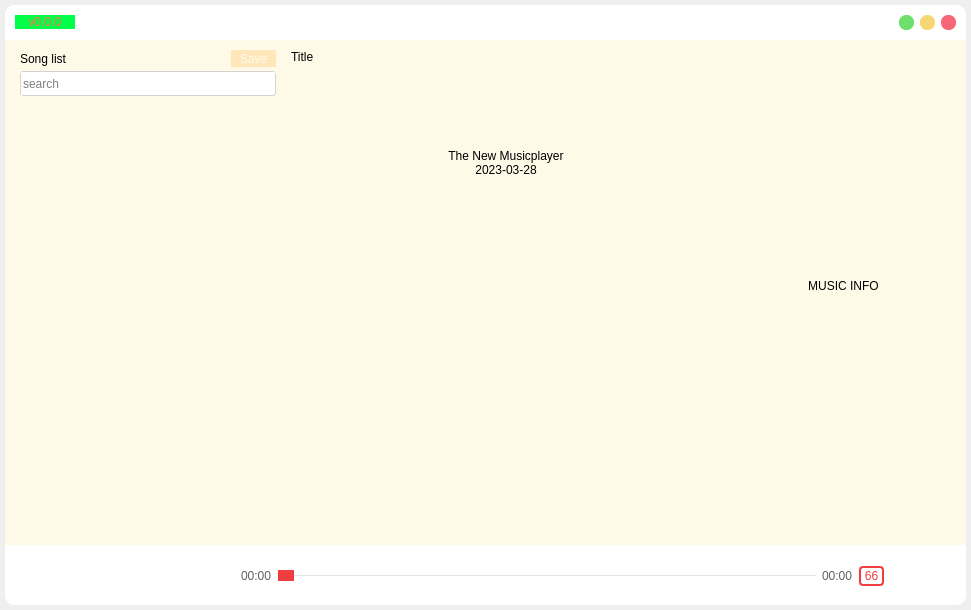
<?xml version="1.0" encoding="UTF-8"?>
<ui version="4.0">
 <author>Nagisa</author>
 <class>MainWindow</class>
 <widget class="QMainWindow" name="MainWindow">
  <property name="geometry">
   <rect>
    <x>0</x>
    <y>0</y>
    <width>971</width>
    <height>610</height>
   </rect>
  </property>
  <property name="windowTitle">
   <string>The New Musicplayer</string>
  </property>
  <property name="windowIcon">
   <iconset resource="resource.qrc">
    <normaloff>:/images/images/music.png</normaloff>:/images/images/music.png</iconset>
  </property>
  <widget class="QWidget" name="centralwidget">
   <layout class="QHBoxLayout" name="horizontalLayout_9">
    <property name="spacing">
     <number>0</number>
    </property>
    <property name="leftMargin">
     <number>5</number>
    </property>
    <property name="topMargin">
     <number>5</number>
    </property>
    <property name="rightMargin">
     <number>5</number>
    </property>
    <property name="bottomMargin">
     <number>5</number>
    </property>
    <item>
     <widget class="QWidget" name="widget" native="true">
      <property name="focusPolicy">
       <enum>Qt::StrongFocus</enum>
      </property>
      <property name="styleSheet">
       <string notr="true">QWidget#widget{
	background:rgb(255, 250, 232);
	border-top-right-radius:10px;
	border-bottom-right-radius:10px;
    border-top-left-radius:10px;
    border-bottom-left-radius:10px;
}

QListWidget{
	font: 9pt &quot;霞鹜文楷&quot;;
	background:rgb(255, 250, 232);
}

QScrollBar:vertical{
    width:8px;
    border:none;
    background:rgba(0,0,0,0%);
    margin:0px,0px,0px,0px;
    padding-top:9px;
    padding-bottom:9px;
}

QScrollBar::handle:vertical{
    width:8px;
    background:rgba(0,0,0,25%);
    border-radius:4px;
    min-height:20;
}

QScrollBar::handle:vertical:hover
{
    width:8px;
    background:rgba(0,0,0,50%);
    border-radius:4px;
    min-height:20;
}
QScrollBar::add-page:vertical{
    background-color:rgb(255, 250, 232);
    height: 0px;
}
QScrollBar::sub-page:vertical{
    background-color:rgb(255, 250, 232);
}
QScrollBar::add-line:vertical
{
    height:9px;width:8px;
	image: url(:/icon/images/arrow-down-bold.png);
    subcontrol-position:bottom;
}
QScrollBar::sub-line:vertical
{
    height:9px;width:8px;
    image: url(:/icon/images/arrow-up-bold.png);
    subcontrol-position:top;
}</string>
      </property>
      <layout class="QVBoxLayout" name="verticalLayout_5">
       <property name="spacing">
        <number>0</number>
       </property>
       <property name="leftMargin">
        <number>0</number>
       </property>
       <property name="topMargin">
        <number>0</number>
       </property>
       <property name="rightMargin">
        <number>0</number>
       </property>
       <property name="bottomMargin">
        <number>0</number>
       </property>
       <item>
        <widget class="QWidget" name="widget_top" native="true">
         <property name="minimumSize">
          <size>
           <width>0</width>
           <height>35</height>
          </size>
         </property>
         <property name="maximumSize">
          <size>
           <width>16777215</width>
           <height>35</height>
          </size>
         </property>
         <property name="mouseTracking">
          <bool>false</bool>
         </property>
         <property name="styleSheet">
          <string notr="true">QWidget#widget_top{
    background:rgb(255, 255, 255);
	border-top-right-radius:10px;
    border-top-left-radius:10px;
}</string>
         </property>
         <layout class="QHBoxLayout" name="horizontalLayout_3">
          <property name="spacing">
           <number>7</number>
          </property>
          <property name="leftMargin">
           <number>10</number>
          </property>
          <property name="topMargin">
           <number>0</number>
          </property>
          <property name="rightMargin">
           <number>10</number>
          </property>
          <property name="bottomMargin">
           <number>0</number>
          </property>
          <item>
           <widget class="QPushButton" name="pushButton_update">
            <property name="sizePolicy">
             <sizepolicy hsizetype="Minimum" vsizetype="Fixed">
              <horstretch>0</horstretch>
              <verstretch>0</verstretch>
             </sizepolicy>
            </property>
            <property name="minimumSize">
             <size>
              <width>60</width>
              <height>0</height>
             </size>
            </property>
            <property name="maximumSize">
             <size>
              <width>50</width>
              <height>16777215</height>
             </size>
            </property>
            <property name="cursor">
             <cursorShape>PointingHandCursor</cursorShape>
            </property>
            <property name="focusPolicy">
             <enum>Qt::NoFocus</enum>
            </property>
            <property name="styleSheet">
             <string notr="true">QPushButton{
	background:rgb(0, 255, 72);
	border-radius:10px;
	font: 9pt &quot;微软雅黑&quot;;
	color: #ff7043;
}
QPushButton:hover{
	background:#24f5f2;
}
</string>
            </property>
            <property name="text">
             <string>v0.0.0</string>
            </property>
           </widget>
          </item>
          <item>
           <spacer name="horizontalSpacer">
            <property name="orientation">
             <enum>Qt::Horizontal</enum>
            </property>
            <property name="sizeHint" stdset="0">
             <size>
              <width>40</width>
              <height>20</height>
             </size>
            </property>
           </spacer>
          </item>
          <item>
           <layout class="QHBoxLayout" name="horizontalLayout_lights_btn">
            <property name="spacing">
             <number>6</number>
            </property>
            <item>
             <widget class="QPushButton" name="pushButton_green">
              <property name="minimumSize">
               <size>
                <width>15</width>
                <height>15</height>
               </size>
              </property>
              <property name="maximumSize">
               <size>
                <width>15</width>
                <height>15</height>
               </size>
              </property>
              <property name="cursor">
               <cursorShape>PointingHandCursor</cursorShape>
              </property>
              <property name="focusPolicy">
               <enum>Qt::NoFocus</enum>
              </property>
              <property name="styleSheet">
               <string notr="true">QPushButton{background:#6DDF6D;border-radius:7px;}QPushButton:hover{background:green;}</string>
              </property>
              <property name="text">
               <string/>
              </property>
             </widget>
            </item>
            <item>
             <widget class="QPushButton" name="pushButton_yellow">
              <property name="minimumSize">
               <size>
                <width>15</width>
                <height>15</height>
               </size>
              </property>
              <property name="maximumSize">
               <size>
                <width>15</width>
                <height>15</height>
               </size>
              </property>
              <property name="cursor">
               <cursorShape>PointingHandCursor</cursorShape>
              </property>
              <property name="focusPolicy">
               <enum>Qt::NoFocus</enum>
              </property>
              <property name="styleSheet">
               <string notr="true">QPushButton{background:#F7D674;border-radius:7px;}
QPushButton:hover{background:yellow;}</string>
              </property>
              <property name="text">
               <string/>
              </property>
             </widget>
            </item>
            <item>
             <widget class="QPushButton" name="pushButton_red">
              <property name="minimumSize">
               <size>
                <width>15</width>
                <height>15</height>
               </size>
              </property>
              <property name="maximumSize">
               <size>
                <width>15</width>
                <height>15</height>
               </size>
              </property>
              <property name="cursor">
               <cursorShape>PointingHandCursor</cursorShape>
              </property>
              <property name="focusPolicy">
               <enum>Qt::NoFocus</enum>
              </property>
              <property name="styleSheet">
               <string notr="true">QPushButton{background:#F76677;border-radius:7px;}QPushButton:hover{background:red;}</string>
              </property>
              <property name="text">
               <string/>
              </property>
             </widget>
            </item>
           </layout>
          </item>
         </layout>
        </widget>
       </item>
       <item>
        <layout class="QHBoxLayout" name="horizontalLayout_body" stretch="0,4,2">
         <property name="spacing">
          <number>15</number>
         </property>
         <property name="leftMargin">
          <number>15</number>
         </property>
         <property name="topMargin">
          <number>10</number>
         </property>
         <property name="rightMargin">
          <number>15</number>
         </property>
         <property name="bottomMargin">
          <number>10</number>
         </property>
         <item>
          <layout class="QVBoxLayout" name="verticalLayout_musiclist" stretch="1,1,10,1">
           <property name="spacing">
            <number>4</number>
           </property>
           <item>
            <layout class="QHBoxLayout" name="horizontalLayout_save_btn" stretch="8,4">
             <item>
              <widget class="QLabel" name="label_list_name">
               <property name="enabled">
                <bool>true</bool>
               </property>
               <property name="sizePolicy">
                <sizepolicy hsizetype="Minimum" vsizetype="Preferred">
                 <horstretch>0</horstretch>
                 <verstretch>0</verstretch>
                </sizepolicy>
               </property>
               <property name="styleSheet">
                <string notr="true">font: 10pt &quot;霞鹜文楷&quot;;</string>
               </property>
               <property name="text">
                <string>Song list</string>
               </property>
              </widget>
             </item>
             <item>
              <widget class="QPushButton" name="pushButton_save_to_playlist">
               <property name="sizePolicy">
                <sizepolicy hsizetype="Fixed" vsizetype="Fixed">
                 <horstretch>0</horstretch>
                 <verstretch>0</verstretch>
                </sizepolicy>
               </property>
               <property name="minimumSize">
                <size>
                 <width>45</width>
                 <height>0</height>
                </size>
               </property>
               <property name="maximumSize">
                <size>
                 <width>45</width>
                 <height>17</height>
                </size>
               </property>
               <property name="cursor">
                <cursorShape>PointingHandCursor</cursorShape>
               </property>
               <property name="focusPolicy">
                <enum>Qt::NoFocus</enum>
               </property>
               <property name="styleSheet">
                <string notr="true">QPushButton{
	background:#ffe7ba;
	border-radius:0px;
	font: 9pt &quot;微软雅黑&quot;;
	color: rgb(255, 250, 232);
}
QPushButton:hover{
	background:#ffa940;
}
</string>
               </property>
               <property name="text">
                <string>Save</string>
               </property>
              </widget>
             </item>
            </layout>
           </item>
           <item>
            <widget class="QLineEdit" name="lineEdit">
             <property name="sizePolicy">
              <sizepolicy hsizetype="Expanding" vsizetype="Fixed">
               <horstretch>0</horstretch>
               <verstretch>0</verstretch>
              </sizepolicy>
             </property>
             <property name="maximumSize">
              <size>
               <width>16777215</width>
               <height>25</height>
              </size>
             </property>
             <property name="focusPolicy">
              <enum>Qt::ClickFocus</enum>
             </property>
             <property name="styleSheet">
              <string notr="true">QLineEdit{
	border:1px groove lightgray;
	border-radius:2px;
	font: 9pt &quot;霞鹜文楷&quot;;
}</string>
             </property>
             <property name="text">
              <string/>
             </property>
             <property name="placeholderText">
              <string>search</string>
             </property>
            </widget>
           </item>
           <item>
            <widget class="QListWidget" name="listWidget">
             <property name="focusPolicy">
              <enum>Qt::NoFocus</enum>
             </property>
             <property name="styleSheet">
              <string notr="true">QListView::item:hover {
	background-color: #fff7e6;
	border-left: 3px solid #ff441a;
}
QListView::item:selected {
	background-color: #fff3e0;
	border-left: 3px solid #c92a2a;
}
QListView::item {
	border-bottom: 1px solid #e4e4e4;
}</string>
             </property>
             <property name="frameShape">
              <enum>QFrame::NoFrame</enum>
             </property>
             <property name="frameShadow">
              <enum>QFrame::Sunken</enum>
             </property>
             <property name="horizontalScrollBarPolicy">
              <enum>Qt::ScrollBarAlwaysOff</enum>
             </property>
             <property name="horizontalScrollMode">
              <enum>QAbstractItemView::ScrollPerItem</enum>
             </property>
            </widget>
           </item>
           <item>
            <widget class="QPushButton" name="pushButton_song_find">
             <property name="sizePolicy">
              <sizepolicy hsizetype="Minimum" vsizetype="Fixed">
               <horstretch>0</horstretch>
               <verstretch>0</verstretch>
              </sizepolicy>
             </property>
             <property name="maximumSize">
              <size>
               <width>16777215</width>
               <height>15</height>
              </size>
             </property>
             <property name="cursor">
              <cursorShape>PointingHandCursor</cursorShape>
             </property>
             <property name="focusPolicy">
              <enum>Qt::NoFocus</enum>
             </property>
             <property name="styleSheet">
              <string notr="true">QPushButton{
	image: url(:/icon/images/arrow-up-bold.png);
}</string>
             </property>
             <property name="text">
              <string/>
             </property>
             <property name="flat">
              <bool>true</bool>
             </property>
            </widget>
           </item>
          </layout>
         </item>
         <item>
          <layout class="QVBoxLayout" name="verticalLayout_lrc">
           <item>
            <widget class="QLabel" name="label_name">
             <property name="styleSheet">
              <string notr="true">font: 13pt &quot;微软雅黑&quot;;</string>
             </property>
             <property name="text">
              <string>Title</string>
             </property>
            </widget>
           </item>
           <item>
            <widget class="QListWidget" name="listWidget_2">
             <property name="cursor" stdset="0">
              <cursorShape>ArrowCursor</cursorShape>
             </property>
             <property name="focusPolicy">
              <enum>Qt::NoFocus</enum>
             </property>
             <property name="styleSheet">
              <string notr="true">QListView::item:hover {
	background-color: #fff7e6;
}
QListView::item:selected {
	background-color: #fff3e0;
}</string>
             </property>
             <property name="locale">
              <locale language="Chinese" country="HongKong"/>
             </property>
             <property name="frameShape">
              <enum>QFrame::NoFrame</enum>
             </property>
             <item>
              <property name="text">
               <string/>
              </property>
             </item>
             <item>
              <property name="text">
               <string/>
              </property>
             </item>
             <item>
              <property name="text">
               <string/>
              </property>
             </item>
             <item>
              <property name="text">
               <string/>
              </property>
             </item>
             <item>
              <property name="text">
               <string/>
              </property>
             </item>
             <item>
              <property name="text">
               <string>The New Musicplayer</string>
              </property>
              <property name="font">
               <font>
                <bold>false</bold>
               </font>
              </property>
              <property name="textAlignment">
               <set>AlignCenter</set>
              </property>
             </item>
             <item>
              <property name="text">
               <string>2023-03-28</string>
              </property>
              <property name="textAlignment">
               <set>AlignCenter</set>
              </property>
             </item>
             <item>
              <property name="text">
               <string/>
              </property>
             </item>
             <item>
              <property name="text">
               <string/>
              </property>
             </item>
             <item>
              <property name="text">
               <string/>
              </property>
             </item>
             <item>
              <property name="text">
               <string/>
              </property>
             </item>
             <item>
              <property name="text">
               <string/>
              </property>
             </item>
            </widget>
           </item>
          </layout>
         </item>
         <item alignment="Qt::AlignVCenter">
          <widget class="QWidget" name="widget_info" native="true">
           <layout class="QVBoxLayout" name="verticalLayout_4">
            <property name="spacing">
             <number>2</number>
            </property>
            <property name="leftMargin">
             <number>0</number>
            </property>
            <property name="topMargin">
             <number>0</number>
            </property>
            <property name="rightMargin">
             <number>0</number>
            </property>
            <property name="bottomMargin">
             <number>0</number>
            </property>
            <item>
             <layout class="QHBoxLayout" name="horizontalLayout_pic">
              <property name="leftMargin">
               <number>5</number>
              </property>
              <property name="topMargin">
               <number>5</number>
              </property>
              <property name="rightMargin">
               <number>5</number>
              </property>
              <property name="bottomMargin">
               <number>5</number>
              </property>
              <item>
               <widget class="QWidget" name="widget_pic" native="true">
                <property name="minimumSize">
                 <size>
                  <width>170</width>
                  <height>170</height>
                 </size>
                </property>
                <property name="maximumSize">
                 <size>
                  <width>170</width>
                  <height>170</height>
                 </size>
                </property>
                <widget class="QLabel" name="label_pic_under">
                 <property name="geometry">
                  <rect>
                   <x>0</x>
                   <y>0</y>
                   <width>170</width>
                   <height>170</height>
                  </rect>
                 </property>
                 <property name="minimumSize">
                  <size>
                   <width>170</width>
                   <height>170</height>
                  </size>
                 </property>
                 <property name="maximumSize">
                  <size>
                   <width>170</width>
                   <height>170</height>
                  </size>
                 </property>
                 <property name="frameShape">
                  <enum>QFrame::NoFrame</enum>
                 </property>
                 <property name="text">
                  <string/>
                 </property>
                 <property name="pixmap">
                  <pixmap resource="resource.qrc">:/images/images/skadi.jpg</pixmap>
                 </property>
                 <property name="scaledContents">
                  <bool>true</bool>
                 </property>
                </widget>
                <widget class="QLabel" name="label_pic">
                 <property name="geometry">
                  <rect>
                   <x>0</x>
                   <y>0</y>
                   <width>170</width>
                   <height>170</height>
                  </rect>
                 </property>
                 <property name="minimumSize">
                  <size>
                   <width>170</width>
                   <height>170</height>
                  </size>
                 </property>
                 <property name="maximumSize">
                  <size>
                   <width>170</width>
                   <height>170</height>
                  </size>
                 </property>
                 <property name="frameShape">
                  <enum>QFrame::NoFrame</enum>
                 </property>
                 <property name="text">
                  <string/>
                 </property>
                 <property name="pixmap">
                  <pixmap resource="resource.qrc">:/images/images/skadi.jpg</pixmap>
                 </property>
                 <property name="scaledContents">
                  <bool>true</bool>
                 </property>
                </widget>
               </widget>
              </item>
             </layout>
            </item>
            <item>
             <widget class="QLabel" name="label_info">
              <property name="styleSheet">
               <string notr="true">font: 8pt &quot;微软雅黑&quot;;</string>
              </property>
              <property name="text">
               <string>MUSIC INFO</string>
              </property>
              <property name="alignment">
               <set>Qt::AlignCenter</set>
              </property>
             </widget>
            </item>
            <item>
             <layout class="QHBoxLayout" name="horizontalLayout">
              <property name="spacing">
               <number>0</number>
              </property>
              <item>
               <widget class="QListWidget" name="listWidget_3">
                <property name="focusPolicy">
                 <enum>Qt::NoFocus</enum>
                </property>
                <property name="styleSheet">
                 <string notr="true">QListView::item:hover {
	background-color: transparent;
	border-left: 3px solid #ff441a;
}
QListView::item:selected {
	background-color: transparent;
}</string>
                </property>
                <property name="frameShape">
                 <enum>QFrame::NoFrame</enum>
                </property>
                <property name="horizontalScrollBarPolicy">
                 <enum>Qt::ScrollBarAlwaysOff</enum>
                </property>
                <item>
                 <property name="text">
                  <string/>
                 </property>
                </item>
                <item>
                 <property name="text">
                  <string/>
                 </property>
                </item>
                <item>
                 <property name="text">
                  <string/>
                 </property>
                </item>
                <item>
                 <property name="text">
                  <string/>
                 </property>
                </item>
                <item>
                 <property name="text">
                  <string/>
                 </property>
                </item>
               </widget>
              </item>
             </layout>
            </item>
           </layout>
          </widget>
         </item>
        </layout>
       </item>
       <item>
        <widget class="QWidget" name="widget_bottom" native="true">
         <property name="minimumSize">
          <size>
           <width>0</width>
           <height>60</height>
          </size>
         </property>
         <property name="maximumSize">
          <size>
           <width>16777215</width>
           <height>60</height>
          </size>
         </property>
         <property name="styleSheet">
          <string notr="true">QWidget#widget_bottom{
		background:rgb(255, 255, 255);
        border-bottom-right-radius:10px;
    	border-bottom-left-radius:10px;
    }</string>
         </property>
         <widget class="QWidget" name="">
          <property name="geometry">
           <rect>
            <x>10</x>
            <y>10</y>
            <width>941</width>
            <height>42</height>
           </rect>
          </property>
          <layout class="QHBoxLayout" name="horizontalLayout_2">
           <item>
            <widget class="QPushButton" name="pushButton_path_2">
             <property name="minimumSize">
              <size>
               <width>30</width>
               <height>30</height>
              </size>
             </property>
             <property name="maximumSize">
              <size>
               <width>30</width>
               <height>30</height>
              </size>
             </property>
             <property name="cursor">
              <cursorShape>PointingHandCursor</cursorShape>
             </property>
             <property name="focusPolicy">
              <enum>Qt::NoFocus</enum>
             </property>
             <property name="styleSheet">
              <string notr="true">QPushButton{
	image: url(:/icon/images/翻译.png);
}
QPushButton:hover{
	image: url(:/icon/images/翻译 深色.png);
}
</string>
             </property>
             <property name="text">
              <string/>
             </property>
             <property name="flat">
              <bool>true</bool>
             </property>
            </widget>
           </item>
           <item>
            <widget class="QPushButton" name="pushButton_path">
             <property name="minimumSize">
              <size>
               <width>30</width>
               <height>30</height>
              </size>
             </property>
             <property name="maximumSize">
              <size>
               <width>30</width>
               <height>30</height>
              </size>
             </property>
             <property name="cursor">
              <cursorShape>PointingHandCursor</cursorShape>
             </property>
             <property name="focusPolicy">
              <enum>Qt::NoFocus</enum>
             </property>
             <property name="styleSheet">
              <string notr="true">QPushButton{
	image: url(:/icon/images/folder_add.png);
}
QPushButton:hover{
	image: url(:/icon/images/folder_add 深色.png);
}
</string>
             </property>
             <property name="text">
              <string/>
             </property>
             <property name="flat">
              <bool>true</bool>
             </property>
            </widget>
           </item>
           <item>
            <widget class="QPushButton" name="pushButton_last">
             <property name="minimumSize">
              <size>
               <width>30</width>
               <height>30</height>
              </size>
             </property>
             <property name="maximumSize">
              <size>
               <width>30</width>
               <height>30</height>
              </size>
             </property>
             <property name="cursor">
              <cursorShape>PointingHandCursor</cursorShape>
             </property>
             <property name="focusPolicy">
              <enum>Qt::NoFocus</enum>
             </property>
             <property name="styleSheet">
              <string notr="true">QPushButton{
	image: url(./images/last.png);
}
QPushButton:hover{
	image: url(./images/lastd.png);
}
</string>
             </property>
             <property name="text">
              <string/>
             </property>
             <property name="flat">
              <bool>true</bool>
             </property>
            </widget>
           </item>
           <item>
            <widget class="QPushButton" name="pushButton_start">
             <property name="minimumSize">
              <size>
               <width>40</width>
               <height>40</height>
              </size>
             </property>
             <property name="maximumSize">
              <size>
               <width>40</width>
               <height>40</height>
              </size>
             </property>
             <property name="cursor">
              <cursorShape>PointingHandCursor</cursorShape>
             </property>
             <property name="focusPolicy">
              <enum>Qt::NoFocus</enum>
             </property>
             <property name="styleSheet">
              <string notr="true">QPushButton{
	image: url(./images/play button2.png);
}
QPushButton:hover{
	image: url(./images/play button2d.png);
}</string>
             </property>
             <property name="text">
              <string/>
             </property>
             <property name="flat">
              <bool>true</bool>
             </property>
            </widget>
           </item>
           <item>
            <widget class="QPushButton" name="pushButton_next">
             <property name="minimumSize">
              <size>
               <width>30</width>
               <height>30</height>
              </size>
             </property>
             <property name="maximumSize">
              <size>
               <width>30</width>
               <height>30</height>
              </size>
             </property>
             <property name="cursor">
              <cursorShape>PointingHandCursor</cursorShape>
             </property>
             <property name="focusPolicy">
              <enum>Qt::NoFocus</enum>
             </property>
             <property name="styleSheet">
              <string notr="true">QPushButton{
	image: url(./images/next.png);
}
QPushButton:hover{
	image: url(./images/nextd.png);
}
</string>
             </property>
             <property name="text">
              <string/>
             </property>
             <property name="flat">
              <bool>true</bool>
             </property>
            </widget>
           </item>
           <item>
            <widget class="QPushButton" name="pushButton_change_sort_mode">
             <property name="minimumSize">
              <size>
               <width>30</width>
               <height>30</height>
              </size>
             </property>
             <property name="maximumSize">
              <size>
               <width>30</width>
               <height>30</height>
              </size>
             </property>
             <property name="focusPolicy">
              <enum>Qt::NoFocus</enum>
             </property>
             <property name="styleSheet">
              <string notr="true">QPushButton{
	image: url(./images/随机播放.png);
}
QPushButton:hover{
	image: url(./images/随机播放 深色.png);
}</string>
             </property>
             <property name="text">
              <string/>
             </property>
             <property name="flat">
              <bool>true</bool>
             </property>
            </widget>
           </item>
           <item>
            <widget class="QLabel" name="label_time_start">
             <property name="minimumSize">
              <size>
               <width>0</width>
               <height>0</height>
              </size>
             </property>
             <property name="styleSheet">
              <string notr="true">font: 9pt &quot;霞鹜文楷&quot;;
color: #616161;</string>
             </property>
             <property name="text">
              <string>00:00</string>
             </property>
            </widget>
           </item>
           <item>
            <widget class="QSlider" name="horizontalSlider">
             <property name="cursor">
              <cursorShape>ArrowCursor</cursorShape>
             </property>
             <property name="focusPolicy">
              <enum>Qt::NoFocus</enum>
             </property>
             <property name="styleSheet">
              <string notr="true">QSlider::groove:horizontal {
 
border: 0px solid #bbb;
 
}
 
QSlider::sub-page:horizontal {
 
background: #f03e3e;
 
border-radius: 0px;
 
margin-top:8px;
 
margin-bottom:8px;
 
}
 
QSlider::add-page:horizontal {
 
background: #e4e4e4;
 
border: 0px solid #777;
 
border-radius: 2px;
 
margin-top:8px;
 
margin-bottom:8px;
 
}
 
QSlider::handle:horizontal {
 
background: #f03e3e;
 
border: 1px solid #f03e3e;
 
width: 14px;
 
height:14px;
 
border-radius: 8px;
 
margin-top:2px;
 
margin-bottom:2px;
 
}
 
QSlider::handle:horizontal:hover {
 
background: #c92a2a;
 
border: 1px solid #c92a2a;
 
border-radius: 8px;
 
}
 
QSlider::sub-page:horizontal:disabled {
 
background: #bbb;
 
border-color: #999;
 
}
 
QSlider::add-page:horizontal:disabled {
 
background: #eee;
 
border-color: #999;
 
}
 
QSlider::handle:horizontal:disabled {
 
background: #eee;
 
border: 1px solid #aaa;
 
border-radius: 4px;
 
}
 </string>
             </property>
             <property name="value">
              <number>0</number>
             </property>
             <property name="orientation">
              <enum>Qt::Horizontal</enum>
             </property>
            </widget>
           </item>
           <item>
            <widget class="QLabel" name="label_time_end">
             <property name="minimumSize">
              <size>
               <width>0</width>
               <height>0</height>
              </size>
             </property>
             <property name="styleSheet">
              <string notr="true">font: 9pt &quot;霞鹜文楷&quot;;
color: #616161;</string>
             </property>
             <property name="text">
              <string>00:00</string>
             </property>
            </widget>
           </item>
           <item>
            <widget class="QPushButton" name="pushButton_volume">
             <property name="minimumSize">
              <size>
               <width>25</width>
               <height>20</height>
              </size>
             </property>
             <property name="maximumSize">
              <size>
               <width>25</width>
               <height>20</height>
              </size>
             </property>
             <property name="cursor">
              <cursorShape>PointingHandCursor</cursorShape>
             </property>
             <property name="focusPolicy">
              <enum>Qt::NoFocus</enum>
             </property>
             <property name="styleSheet">
              <string notr="true">QPushButton{
	font: 7pt &quot;微软雅黑&quot;;
	color: #f03e3e;
	border:2px solid #f03e3e;
	border-radius:4px;
}
QPushButton:hover{
	color: #c92a2a;
	border:2px solid #c92a2a;
}</string>
             </property>
             <property name="text">
              <string>66</string>
             </property>
             <property name="flat">
              <bool>true</bool>
             </property>
            </widget>
           </item>
           <item>
            <widget class="QPushButton" name="pushButton_is_online">
             <property name="minimumSize">
              <size>
               <width>30</width>
               <height>30</height>
              </size>
             </property>
             <property name="maximumSize">
              <size>
               <width>30</width>
               <height>30</height>
              </size>
             </property>
             <property name="cursor">
              <cursorShape>PointingHandCursor</cursorShape>
             </property>
             <property name="focusPolicy">
              <enum>Qt::NoFocus</enum>
             </property>
             <property name="styleSheet">
              <string notr="true">QPushButton{
	image: url(:/icon/images/cloud_off.png);
}
QPushButton:hover{
	image: url(:/icon/images/cloud_off 深色.png);
}</string>
             </property>
             <property name="text">
              <string/>
             </property>
             <property name="flat">
              <bool>true</bool>
             </property>
            </widget>
           </item>
           <item>
            <widget class="QPushButton" name="pushButton_random">
             <property name="minimumSize">
              <size>
               <width>30</width>
               <height>30</height>
              </size>
             </property>
             <property name="maximumSize">
              <size>
               <width>30</width>
               <height>30</height>
              </size>
             </property>
             <property name="cursor">
              <cursorShape>PointingHandCursor</cursorShape>
             </property>
             <property name="focusPolicy">
              <enum>Qt::NoFocus</enum>
             </property>
             <property name="styleSheet">
              <string notr="true">QPushButton{
	image: url(:/icon/images/列表循环.png);
}
QPushButton:hover{
	image: url(:/icon/images/列表循环 深色.png);
}</string>
             </property>
             <property name="text">
              <string/>
             </property>
             <property name="flat">
              <bool>true</bool>
             </property>
            </widget>
           </item>
          </layout>
         </widget>
        </widget>
       </item>
      </layout>
     </widget>
    </item>
   </layout>
  </widget>
 </widget>
 <resources>
  <include location="resource.qrc"/>
 </resources>
 <connections/>
</ui>
